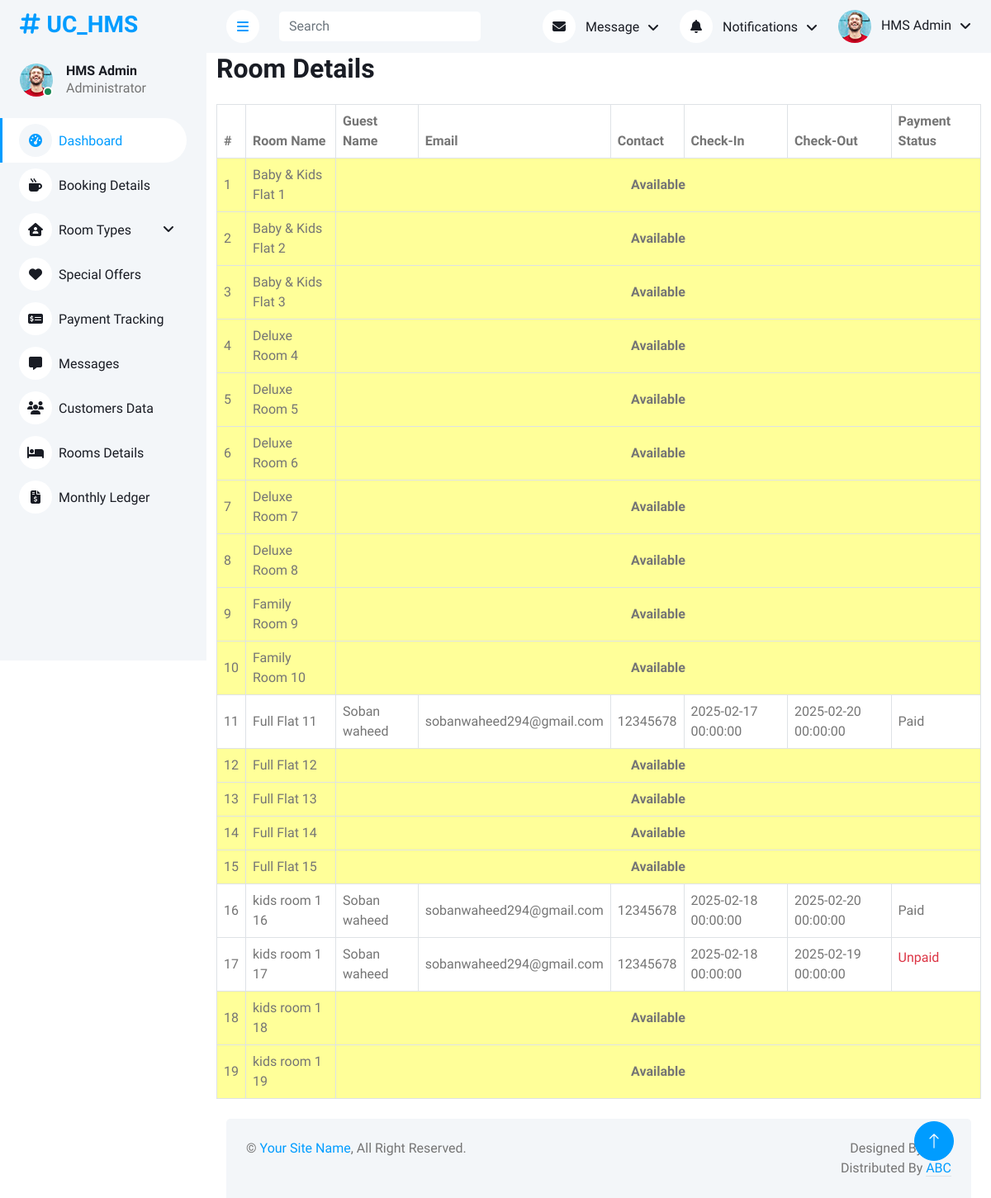
Screenshot of /HMS/admin/rooms_details.php (signed in) with the database file from the repository.
### tables this page shows
CREATE TABLE `room_categories` (
  `room_category_id` int(11) NOT NULL,
  `category_name` varchar(100) NOT NULL,
  `category_image` varchar(255) NOT NULL,
  `price` decimal(10,2) NOT NULL,
  `created_at` timestamp NOT NULL DEFAULT current_timestamp(),
  `category_description` text DEFAULT NULL,
  `rooms_count` int(11) NOT NULL DEFAULT 0
);

CREATE TABLE `payments` (
  `payment_id` int(11) NOT NULL,
  `amount` decimal(10,2) NOT NULL,
  `payment_status` enum('Paid','Unpaid') DEFAULT 'Unpaid',
  `payment_method` varchar(50) DEFAULT NULL,
  `transaction_id` varchar(255) DEFAULT NULL,
  `created_at` timestamp NOT NULL DEFAULT current_timestamp(),
  `updated_at` timestamp NOT NULL DEFAULT current_timestamp() ON UPDATE current_timestamp(),
  `visitor_logs_id` int(11) NOT NULL
);

CREATE TABLE `visitor_logs` (
  `visitor_logs_id` int(11) NOT NULL,
  `visitor_name` varchar(100) NOT NULL,
  `contact_number` varchar(15) DEFAULT NULL,
  `visitor_email` varchar(255) NOT NULL,
  `check_in` datetime NOT NULL,
  `check_out` datetime DEFAULT NULL,
  `total_persons` int(11) NOT NULL DEFAULT 1,
  `purpose_of_visit` text DEFAULT NULL,
  `created_at` timestamp NOT NULL DEFAULT current_timestamp(),
  `room_category_id` int(11) NOT NULL,
  `status` enum('Pending','Confirmed','Checked-Out','Cancelled') NOT NULL DEFAULT 'Pending',
  `room_adjusted` tinyint(1) DEFAULT 0,
  `payment_status` enum('Paid','Unpaid') DEFAULT 'Unpaid',
  `customer_id` int(11) NOT NULL
);

### HMS/admin/rooms_details.php (the view, shortened to what this page needs)
<?php
include("admin_header.php");
?>
<div class="container-xxl position-relative bg-white d-flex p-0">
    <?php include("admin_sidebar.php"); ?>
    <div class="content">
        <?php include("admin_navigation.php"); ?>
        <div class="container">
            <h2 class="mb-4">Room Details</h2>
            <div class="table-responsive">
                <table class="table text-start align-middle table-bordered table-hover mb-0">
                    <thead>
                        <tr>
                            <th>#</th>
                            <th>Room Name</th>
                            <th>Guest Name</th>
                            <th>Email</th>
                            <th>Contact</th>
                            <th>Check-In</th>
                            <th>Check-Out</th>
                            <th>Payment Status</th>
                        </tr>
                    </thead>
                    <tbody>
                        <?php
                        $query = "SELECT * FROM room_categories ORDER BY category_name";
                        $result = $conn->query($query);
                        $count = 1;
                        while ($category = $result->fetch_assoc()) {
                            $room_category_id = $category['room_category_id'];
                            $category_name = $category['category_name'];
                            $stored_rooms = $category['rooms_count'];
                            $booked_rooms_query = "SELECT COUNT(*) as booked_count FROM visitor_logs WHERE room_category_id = $room_category_id";
                            $booked_rooms_result = $conn->query($booked_rooms_query);
                            $booked_rooms = $booked_rooms_result->fetch_assoc()['booked_count'];
                            $total_rooms = $stored_rooms + $booked_rooms;
                            $bookings_query = "SELECT vl.visitor_name, vl.visitor_email, vl.contact_number, vl.check_in, vl.check_out,
                                                       p.payment_status
                                               FROM visitor_logs vl
                                               LEFT JOIN payments p ON vl.visitor_logs_id = p.visitor_logs_id
                                               WHERE vl.room_category_id = $room_category_id
                                               ORDER BY vl.check_in DESC";
                            $bookings_result = $conn->query($bookings_query);
                            while ($booking = $bookings_result->fetch_assoc()) {
                                $room_number = "{$category_name} {$count}";
                                echo "<tr>
                                        <td>{$count}</td>
                                        <td>{$room_number}</td>
                                        <td>{$booking['visitor_name']}</td>
                                        <td>{$booking['visitor_email']}</td>
                                        <td>{$booking['contact_number']}</td>
                                        <td>{$booking['check_in']}</td>
                                        <td>{$booking['check_out']}</td>
                                        <td>" . (!empty($booking['payment_status']) ? $booking['payment_status'] : '<p class="text-danger">Unpaid</p>') . "</td>
                                      </tr>";
                                $count++;
                            }
                            $available_rooms = $total_rooms - $booked_rooms;
                            for ($i = 1; $i <= $available_rooms; $i++) {
                                $room_number = "{$category_name} {$count}";
                                echo "<tr style='background-color: #ffff99;'>
                                        <td>{$count}</td>
                                        <td>{$room_number}</td>
                                        <td colspan='6' class='text-center'><strong>Available</strong></td>
                                      </tr>";
                                $count++;
                            }
                        }
                        ?>
                    </tbody>
                </table>
            </div>
        </div>
        <?php include("admin_footer.php"); ?>

### HMS/admin/admin_header.php (shortened to what this page needs)
<!DOCTYPE html>
<html lang="en">
<head>
    <link href="https://cdnjs.cloudflare.com/ajax/libs/font-awesome/5.10.0/css/all.min.css" rel="stylesheet">
    <link href="https://cdn.jsdelivr.net/npm/bootstrap-icons@1.4.1/font/bootstrap-icons.css" rel="stylesheet">
    <link href="lib/owlcarousel/assets/owl.carousel.min.css" rel="stylesheet">
    <link href="lib/tempusdominus/css/tempusdominus-bootstrap-4.min.css" rel="stylesheet" />
<link rel="stylesheet" href="https://cdnjs.cloudflare.com/ajax/libs/font-awesome/6.5.1/css/all.min.css">
    <link href="css/bootstrap.min.css" rel="stylesheet">
    <link href="css/style.css" rel="stylesheet">
</head>
<body>

### HMS/admin/admin_sidebar.php (shortened to what this page needs)
<div class="sidebar pe-4 pb-3">
            <nav class="navbar bg-light navbar-light">
                <a href="index.html" class="navbar-brand mx-4 mb-3">
                    <h3 class="text-primary"><i class="fa fa-hashtag me-2"></i>UC_HMS</h3>
                </a>
                <div class="d-flex align-items-center ms-4 mb-4">
                    <div class="position-relative">
                        <img class="rounded-circle" src="img/user.jpg" alt="" style="width: 40px; height: 40px;">
                        <div class="bg-success rounded-circle border border-2 border-white position-absolute end-0 bottom-0 p-1"></div>
                    </div>
                    <div class="ms-3">
                        <h6 class="mb-0">HMS Admin</h6>
                        <span>Administrator</span>
                    </div>
                </div>
                <div class="navbar-nav w-100">
                    <a href="index.php" class="nav-item nav-link active"><i class="fa fa-tachometer-alt me-2"></i>Dashboard</a>
                    <a href="visitors_logs.php" class="nav-item nav-link"><i class="fa-solid fa-mug-hot me-2"></i>Booking Details</a>
                    <div class="nav-item dropdown">
                        <a href="#" class="nav-link dropdown-toggle" data-bs-toggle="dropdown"><i class="fa-solid fa-house-user me-2"></i>Room Types</a>
                    <a href="special_offers.php" class="nav-item nav-link"><i class="fa-solid fa-heart me-2"></i>Special Offers</a>
                    <a href="payment_tracking.php" class="nav-item nav-link"><i class="fa-solid fa-money-check-dollar me-2"></i>Payment Tracking</a>
                    <a href="notifications.php" class="nav-item nav-link"><i class="fa-solid fa-message me-2"></i>Messages</a>
                    <a href="customers_data.php" class="nav-item nav-link">
                        <i class="fa-solid fa-users me-2"></i>Customers Data
                    </a>
                    <a href="rooms_details.php" class="nav-item nav-link">
                        <i class="fa-solid fa-bed me-2"></i>Rooms Details
                    </a>
                    <a href="monthly_ledgers.php" class="nav-item nav-link">
                        <i class="fa-solid fa-file-invoice-dollar me-2"></i>Monthly Ledger
                    </a>
                </div>
            </nav>
        </div>

### HMS/admin/admin_navigation.php (shortened to what this page needs)
<nav class="navbar navbar-expand bg-light navbar-light sticky-top px-4 py-0">
    <a href="#" class="sidebar-toggler flex-shrink-0">
        <i class="fa fa-bars"></i>
    </a>
    <form class="d-none d-md-flex ms-4">
        <input class="form-control border-0" type="search" placeholder="Search">
    </form>
    <div class="navbar-nav align-items-center ms-auto">
        <div class="nav-item dropdown">
            <a href="#" class="nav-link dropdown-toggle" data-bs-toggle="dropdown">
                <i class="fa fa-envelope me-lg-2"></i>
                <span class="d-none d-lg-inline-flex">Message</span>
            </a>
        </div>
        <div class="nav-item dropdown">
            <a href="#" class="nav-link dropdown-toggle" data-bs-toggle="dropdown">
                <i class="fa fa-bell me-lg-2"></i>
                <span class="d-none d-lg-inline-flex">Notifications</span>
            </a>
        </div>
        <div class="nav-item dropdown">
            <a href="#" class="nav-link dropdown-toggle" data-bs-toggle="dropdown">
                <img class="rounded-circle me-lg-2" src="img/user.jpg" alt="" style="width: 40px; height: 40px;">
                <span class="d-none d-lg-inline-flex">HMS Admin</span>
            </a>
        </div>
    </div>
</nav>

### HMS/admin/admin_footer.php (shortened to what this page needs)
            <div class="container-fluid pt-4 px-4">
                <div class="bg-light rounded-top p-4">
                    <div class="row">
                        <div class="col-12 col-sm-6 text-center text-sm-start">
                            &copy; <a href="#">Your Site Name</a>, All Right Reserved.
                        </div>
                        <div class="col-12 col-sm-6 text-center text-sm-end">
                            Designed By <a href="#">ABC</a>
                        Distributed By <a class="border-bottom" href="#" target="_blank">ABC</a>
                        </div>
                    </div>
                </div>
            </div>
        </div>
        <a href="#" class="btn btn-lg btn-primary btn-lg-square back-to-top"><i class="bi bi-arrow-up"></i></a>
    </div>
</body>
</html>

### HMS/admin/css/style.css (style rules this page uses)
:root { --primary: #009CFF; --light: #F3F6F9; --dark: #191C24; }
.back-to-top { position: fixed; display: none; right: 45px; bottom: 45px; z-index: 99; }
.btn { transition: .5s; }
.btn.btn-primary { color: #FFFFFF; }
.btn-lg-square { width: 48px; height: 48px; }
.btn-square, .btn-sm-square, .btn-lg-square { padding: 0; display: inline-flex; align-items: center; justify-content: center; font-weight: normal; border-radius: 50px; }
.sidebar { position: fixed; top: 0; left: 0; bottom: 0; width: 250px; height: 100vh; overflow-y: auto; background: var(--light); transition: 0.5s; z-index: 999; }
.content { margin-left: 250px; min-height: 100vh; background: #FFFFFF; transition: 0.5s; }
@media (min-width: 992px) { .sidebar { margin-left: 0; } }
@media (min-width: 992px) { .content { width: calc(100% - 250px); } }
.sidebar .navbar .navbar-nav .nav-link { padding: 7px 20px; color: var(--dark); font-weight: 500; border-left: 3px solid var(--light); border-radius: 0 30px 30px 0; outline: none; }
.sidebar .navbar .navbar-nav .nav-link:hover, .sidebar .navbar .navbar-nav .nav-link.active { color: var(--primary); background: #FFFFFF; border-color: var(--primary); }
.sidebar .navbar .navbar-nav .nav-link i { width: 40px; height: 40px; display: inline-flex; align-items: center; justify-content: center; background: #FFFFFF; border-radius: 40px; }
.sidebar .navbar .navbar-nav .nav-link:hover i, .sidebar .navbar .navbar-nav .nav-link.active i { background: var(--light); }
.sidebar .navbar .dropdown-toggle::after { position: absolute; top: 15px; right: 15px; border: none; content: "\f107"; font-family: "Font Awesome 5 Free"; font-weight: 900; transition: .5s; }
.content .navbar .navbar-nav .nav-link { margin-left: 25px; padding: 12px 0; color: var(--dark); outline: none; }
.content .navbar .sidebar-toggler, .content .navbar .navbar-nav .nav-link i { width: 40px; height: 40px; display: inline-flex; align-items: center; justify-content: center; background: #FFFFFF; border-radius: 40px; }
.content .navbar .dropdown-toggle::after { margin-left: 6px; vertical-align: middle; border: none; content: "\f107"; font-family: "Font Awesome 5 Free"; font-weight: 900; transition: .5s; }

### rows the page displays
room_categories: category_name "Baby & Kids Flat 1", category_name "Baby & Kids Flat 2", category_name "Baby & Kids Flat 3"
room_categories: category_name "Deluxe Room 4", category_name "Deluxe Room 5", category_name "Deluxe Room 6", category_name "Deluxe Room 7", category_name "Deluxe Room 8"
room_categories: category_name "Family Room 9", category_name "Family Room 10"
room_categories: category_name "Full Flat 11", category_name "Full Flat 12", category_name "Full Flat 13", category_name "Full Flat 14", category_name "Full Flat 15"
payments: visitor_logs.visitor_name "Soban waheed", visitor_logs.visitor_email "sobanwaheed294@gmail.com", visitor_logs.contact_number "12345678", visitor_logs.check_in "2025-02-17 00:00:00", visitor_logs.check_out "2025-02-20 00:00:00", payment_status "Paid"
room_categories: category_name "kids room 1 16", category_name "kids room 1 18", category_name "kids room 1 19"
payments: visitor_logs.visitor_name "Soban waheed", visitor_logs.visitor_email "sobanwaheed294@gmail.com", visitor_logs.contact_number "12345678", visitor_logs.check_in "2025-02-18 00:00:00", visitor_logs.check_out "2025-02-20 00:00:00", payment_status "Paid"
visitor_logs: room_category.category_name "kids room 1 17", visitor_name "Soban waheed", visitor_email "sobanwaheed294@gmail.com", contact_number "12345678", check_in "2025-02-18 00:00:00", check_out "2025-02-19 00:00:00", shows "Unpaid"
